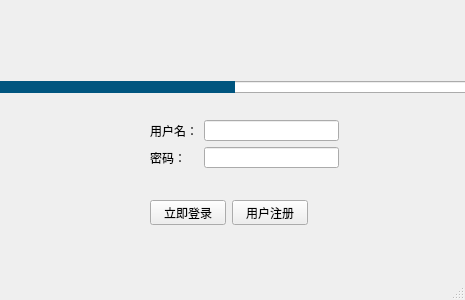
<?xml version="1.0" encoding="UTF-8"?>
<ui version="4.0">
 <class>MainWindow</class>
 <widget class="QMainWindow" name="MainWindow">
  <property name="geometry">
   <rect>
    <x>0</x>
    <y>0</y>
    <width>465</width>
    <height>300</height>
   </rect>
  </property>
  <property name="sizePolicy">
   <sizepolicy hsizetype="Fixed" vsizetype="Fixed">
    <horstretch>0</horstretch>
    <verstretch>0</verstretch>
   </sizepolicy>
  </property>
  <property name="minimumSize">
   <size>
    <width>465</width>
    <height>300</height>
   </size>
  </property>
  <property name="maximumSize">
   <size>
    <width>465</width>
    <height>300</height>
   </size>
  </property>
  <property name="windowTitle">
   <string>Telegraph</string>
  </property>
  <property name="windowIcon">
   <iconset resource="Image.qrc">
    <normaloff>:/image/ico</normaloff>:/image/ico</iconset>
  </property>
  <widget class="QWidget" name="centralwidget">
   <widget class="QWidget" name="">
    <property name="geometry">
     <rect>
      <x>0</x>
      <y>0</y>
      <width>471</width>
      <height>97</height>
     </rect>
    </property>
    <layout class="QVBoxLayout" name="verticalLayout">
     <property name="spacing">
      <number>0</number>
     </property>
     <item>
      <widget class="QLabel" name="showLabel">
       <property name="sizePolicy">
        <sizepolicy hsizetype="Fixed" vsizetype="Fixed">
         <horstretch>0</horstretch>
         <verstretch>0</verstretch>
        </sizepolicy>
       </property>
       <property name="minimumSize">
        <size>
         <width>469</width>
         <height>77</height>
        </size>
       </property>
       <property name="maximumSize">
        <size>
         <width>469</width>
         <height>77</height>
        </size>
       </property>
       <property name="text">
        <string/>
       </property>
       <property name="pixmap">
        <pixmap resource="Image.qrc">:/image/ban.png</pixmap>
       </property>
      </widget>
     </item>
     <item>
      <widget class="QProgressBar" name="progressBar">
       <property name="enabled">
        <bool>true</bool>
       </property>
       <property name="minimumSize">
        <size>
         <width>0</width>
         <height>10</height>
        </size>
       </property>
       <property name="maximumSize">
        <size>
         <width>16777215</width>
         <height>12</height>
        </size>
       </property>
       <property name="styleSheet">
        <string notr="true">QProgressBar::chunk {
background-color: rgb(0, 85, 127);
}</string>
       </property>
       <property name="maximum">
        <number>0</number>
       </property>
       <property name="value">
        <number>0</number>
       </property>
      </widget>
     </item>
    </layout>
   </widget>
   <widget class="QWidget" name="">
    <property name="geometry">
     <rect>
      <x>150</x>
      <y>120</y>
      <width>189</width>
      <height>48</height>
     </rect>
    </property>
    <layout class="QFormLayout" name="formLayout">
     <item row="0" column="0">
      <widget class="QLabel" name="userLabel">
       <property name="text">
        <string>用户名：</string>
       </property>
      </widget>
     </item>
     <item row="0" column="1">
      <widget class="QLineEdit" name="userLineEdit"/>
     </item>
     <item row="1" column="0">
      <widget class="QLabel" name="pwdLabel">
       <property name="text">
        <string>密码：</string>
       </property>
      </widget>
     </item>
     <item row="1" column="1">
      <widget class="QLineEdit" name="pwdLineEdit">
       <property name="echoMode">
        <enum>QLineEdit::Password</enum>
       </property>
      </widget>
     </item>
    </layout>
   </widget>
   <widget class="QWidget" name="">
    <property name="geometry">
     <rect>
      <x>150</x>
      <y>200</y>
      <width>158</width>
      <height>25</height>
     </rect>
    </property>
    <layout class="QHBoxLayout" name="horizontalLayout">
     <item>
      <widget class="QPushButton" name="loginPushButton">
       <property name="text">
        <string>立即登录</string>
       </property>
      </widget>
     </item>
     <item>
      <widget class="QPushButton" name="regPushButton">
       <property name="text">
        <string>用户注册</string>
       </property>
      </widget>
     </item>
    </layout>
   </widget>
  </widget>
  <widget class="QMenuBar" name="menubar">
   <property name="geometry">
    <rect>
     <x>0</x>
     <y>0</y>
     <width>465</width>
     <height>23</height>
    </rect>
   </property>
  </widget>
  <widget class="QStatusBar" name="statusbar"/>
 </widget>
 <resources>
  <include location="Image.qrc"/>
 </resources>
 <connections/>
</ui>
